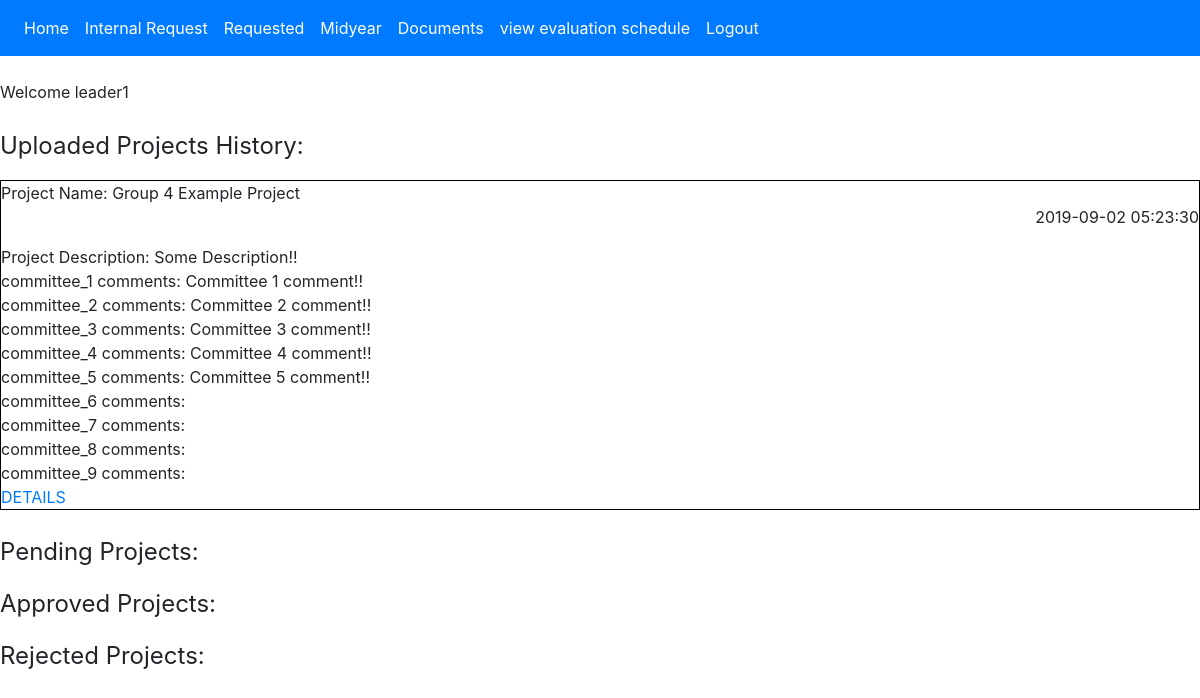
/requested.php (signed in), run on the app's committed database.
### tables this page shows
CREATE TABLE `requested` (
  `id` int(11) NOT NULL,
  `group_id` int(11) NOT NULL,
  `filename` varchar(60) NOT NULL,
  `description` varchar(300) NOT NULL,
  `date_time` datetime NOT NULL,
  `status_1` tinyint(1) DEFAULT NULL,
  `comment_1` varchar(300) DEFAULT NULL,
  `status_2` tinyint(1) DEFAULT NULL,
  `comment_2` varchar(300) DEFAULT NULL,
  `status_3` tinyint(1) DEFAULT NULL,
  `comment_3` varchar(300) DEFAULT NULL,
  `status_4` tinyint(1) DEFAULT NULL,
  `comment_4` varchar(300) DEFAULT NULL,
  `status_5` tinyint(1) DEFAULT NULL,
  `comment_5` varchar(300) DEFAULT NULL,
  `status_6` tinyint(1) DEFAULT NULL,
  `comment_6` varchar(300) DEFAULT NULL,
  `status_7` tinyint(1) DEFAULT NULL,
  `comment_7` varchar(300) DEFAULT NULL,
  `status_8` tinyint(1) DEFAULT NULL,
  `comment_8` varchar(300) DEFAULT NULL,
  `status_9` tinyint(1) DEFAULT NULL,
  `comment_9` varchar(300) DEFAULT NULL
);

### requested.php (the view, shortened to what this page needs)
<?php
require 'database.php';
if( isset($_SESSION['user_status']) && ($_SESSION['user_status']== 'student') ) {
	$max_committee = $conn->prepare('SELECT MAX(committee) AS maximum FROM internals');
	$max_committee->execute();
	$max = $max_committee->fetch(PDO::FETCH_ASSOC);
	$max_value = $max['maximum'];
	$file_ret_sql = 'SELECT filename, description, date_time ';
	$count = 1;
	for ($i = 0; $i < $max_value; $i++) {
		$file_ret_sql .= ', comment_'.$count.' ';
		$count ++;
	}
	$file_ret_sql .= 'FROM requested WHERE group_id = :id ';
	$file_ret = $conn->prepare($file_ret_sql);
	$file_ret->bindParam(':id', $_SESSION['user_id']);
	$file_ret->execute();
	}
	else{
	header("Location: login.php");
	}
?>
<!DOCTYPE html>
<html>
<head>
</head>
<body>
		<br />Welcome <?= $_SESSION['username']; ?>
		<br /><br />
			<p><font size="5">Uploaded Projects History:</font></p>
				<?php while($results = $file_ret->fetch(PDO::FETCH_ASSOC)){ ?>
						<div class="box">
						<?php
						$files_show = 'uploads/requested/'.$results['filename'].$_SESSION['username'];
						echo "Project Name: ".$results['filename'] ."<p style='text-align: right'>".$results['date_time']."</p>";
						echo "Project Description: ".$results['description']. "<br>";
						$count = 1;
						for ($i = 0; $i < $max_value; $i++) {
							echo "committee_" .$count. " comments: ".$results['comment_'.$count.'']. "<br>";
							$count ++;
						}
						echo "<a href='$files_show'>DETAILS</a>" . "<br>". "</div>".  "<br>";
						}?>
			<p><font size="5">Pending Projects:</font></p>
			<p><font size="5">Approved Projects:</font></p>
			<p><font size="5">Rejected Projects:</font></p>
</body>
</html>

### requested.php (style rules this page uses)
.box { border: 1px solid black; }

### data on the page
requested: filename "Group 4 Example Project", date_time "2019-09-02 05:23:30", description "Some Description!!", comment_1 "Committee 1 comment!!", comment_2 "Committee 2 comment!!", comment_3 "Committee 3 comment!!", comment_4 "Committee 4 comment!!", comment_5 "Committee 5 comment!!"

### other printed values
$_SESSION['username'] "leader1"
